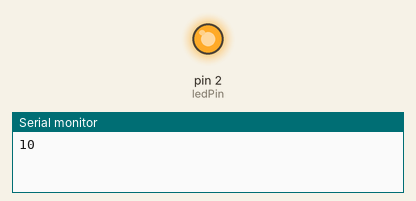
A sketch run on a simulated Arduino Uno, built with avr-gcc and run on an emulated ATmega328P. Parts: output pins drawn as LEDs (lit = HIGH), the last lines printed to the serial monitor.

Above: at 0.1 s.
At 10.6 s:
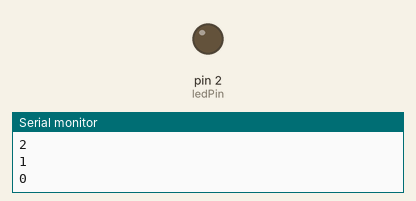
Timing chart, 0 to 12.1 s (numbered marks = the images above):
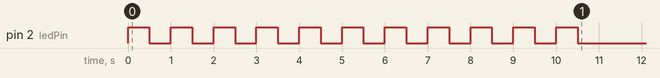

The sketch:

led_countdown.ino
```cpp
int ledPin = 2;

void setup() {
  pinMode(ledPin, OUTPUT);
  Serial.begin(9600);
  for (int i = 10; i >= 0; i--) {
    Serial.println(i);
    digitalWrite(ledPin, HIGH); // LED encendido
    delay(500);
    digitalWrite(ledPin, LOW);  // LED apagado
    delay(500);
  }
  Serial.println("¡Tiempo!");
  delay(3000);

}

void loop() {
}
```
